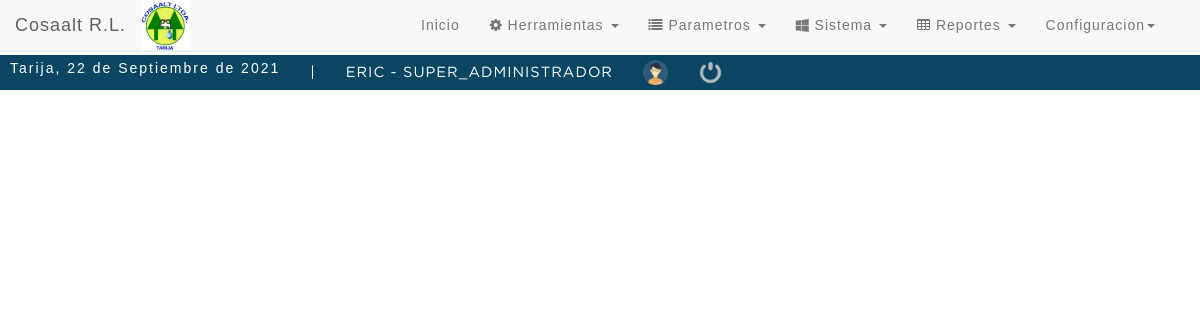
Page /tablaSeguridad/index.php (signed in) on the committed database.
### tables this page shows
CREATE TABLE `sistema_reclamos` (
  `id_sistema_reclamo` int(11) NOT NULL,
  `nombre` varchar(45) NOT NULL,
  `nombre_creador` varchar(45) NOT NULL,
  `logo` varchar(200) NOT NULL,
  `fec_insercion` timestamp NOT NULL DEFAULT current_timestamp() ON UPDATE current_timestamp(),
  `fec_modificacion` timestamp NOT NULL DEFAULT current_timestamp() ON UPDATE current_timestamp(),
  `usuario` int(11) NOT NULL,
  `estado` char(1) NOT NULL
);

CREATE TABLE `grupos` (
  `id_grupo` int(11) NOT NULL,
  `grupo` varchar(100) NOT NULL,
  `icono` varchar(200) NOT NULL,
  `fec_insercion` timestamp NOT NULL DEFAULT current_timestamp() ON UPDATE current_timestamp(),
  `fec_modificacion` timestamp NOT NULL DEFAULT current_timestamp() ON UPDATE current_timestamp(),
  `usuario` int(11) NOT NULL,
  `gr_estado` char(1) NOT NULL
);

### menu.php (the view, shortened to what this page needs)
<?php
function fechaC()
{
  $mes = array(
    "", "Enero",
    "Febrero",
    "Marzo",
    "Abril",
    "Mayo",
    "Junio",
    "Julio",
    "Agosto",
    "Septiembre",
    "Octubre",
    "Noviembre",
    "Diciembre"
  );
  return date('d') . " de " . $mes[date('n')] . " de " . date('Y');
}
?>
<!DOCTYPE html>
<html lang="es">
<head>
  <link rel="stylesheet" href="styleheaderr.css">
</head>
<body>
  <div class="headerrr">
    <div class="optionsBarrr">
      <p>Tarija, <?php echo fechaC(); ?></p>
      <span>|</span>
      <span class="user"><?php echo $_SESSION['s_usuario'] . ' - ' . $_SESSION['s_rol']; ?></span>
      <img class="photouserrr" src="img/user.png" alt="Usuario">
      <a href="../login/bd/logout.php"><img class="closerr" src="img/salir.png" alt="Salir del sistema" title="Salir"></a>
    </div>
  </div>
  <nav class="navbar navbar-default navbar-fixed-top " role="navigation">
    <div class="navbar-header">
      <?php
      include '../conexion.php';
      $menulis = "SELECT * from sistema_reclamos where estado=1";
      $menulistar = mysqli_query($con, $menulis);
      $data = mysqli_fetch_assoc($menulistar);
      ?>
      <img class="img" src="../fotos/<?php echo $data['logo']; ?>" width="50" height="50">
      <a class="navbar-brand" href="#"><?php echo $data['nombre']; ?></a>
    </div>
    <div class="div">
      <div class="collapse navbar-collapse navbar-ex1-collapse">
        <ul class="nav navbar-nav navbar-right">
          <li><a href="#"></a></li>
          <li><a href="../index.php">Inicio</a></li>
          <li class="dropdown">
            <?php
            include_once 'conexion.php';
            $listargrup = "SELECT *FROM grupos WHERE gr_estado=1";
            $grupres = mysqli_query($con, $listargrup);
            while ($grupodata = mysqli_fetch_assoc($grupres)) {
              $id_grupo = $grupodata['id_grupo'];
              $accesqry = "SELECT * from accesos where id_grupo='$id_grupo' AND accesos.permisos='a'";
              $accessres = mysqli_query($con, $accesqry);
              $accessrow = mysqli_num_rows($accessres);
              if ($accessrow > 0) {
            ?>
          <li class=" dropdown">
            <a class=" dropdown-toggle" href="#" data-toggle="dropdown">
              <span> <i class="<?php echo $grupodata['icono']; ?>"></i></span> <?php echo $grupodata['grupo']; ?> <b class="caret"></b>
            </a>
          </li>
      <?php }
            } ?>
      <?php
      if ($_SESSION['s_id_rol'] == 1) {
      ?>
        <li class=" dropdown">
          <a class="dropdown-toggle" href="#" data-toggle="dropdown">
            Configuracion<b class="caret"></b>
          </a>
        </li>
      <?php } ?>
        </ul>
      </div>
  </nav>

### tablaSeguridad/errores.css (style rules this page uses)
body { padding-top: 55px; }
.div { margin-right: 45px; margin-left: 35px; }

### tablaSeguridad/styleheaderr.css (style rules this page uses)
* { margin: 0; padding: 0; box-sizing: border-box; }
p { font-family: 'arial'; letter-spacing: 2px; font-size: 14px; line-height: 20px; }
a { text-decoration: none; font-family: arial; letter-spacing: 1px; }
span { font-family: 'GothamBook'; letter-spacing: 1px; font-size: 14px; line-height: 20px; }
.headerrr { color: #FFF; background: #0a4661; height: 35px; display: -webkit-flex; display: -moz-flex; display: -ms-flex; display: -o-flex; display: flex; justify-content: space-between; align-items: center; padding: 10px; margin-top: 0px; }
.optionsBarrr { display: -webkit-flex; display: -moz-flex; display: -ms-flex; display: -o-flex; display: flex; justify-content: center; align-items: center; }
.optionsBarrr span { color: #FFF; font-size: 11pt; font-family: 'GothamBook'; text-transform: uppercase; margin-left: 30px; }
.photouserrr { margin-left: 30px; width: 25px; height: 25px; }
.closerr { width: 25px; height: 25px; }
.optionsBarrr a { display: -webkit-flex; display: -moz-flex; display: -ms-flex; display: -o-flex; display: flex; margin-left: 30px; }

### rows in the picture
sistema_reclamos: logo (picture), nombre "Cosaalt R.L."
grupos: grupo "Herramientas"
grupos: grupo "Parametros"
grupos: grupo "Sistema"
grupos: grupo "Reportes"

### other values in the picture
fechaC() "22 de Septiembre de 2021"
$_SESSION['s_usuario'] "ERIC"
$_SESSION['s_rol'] "SUPER_ADMINISTRADOR"
